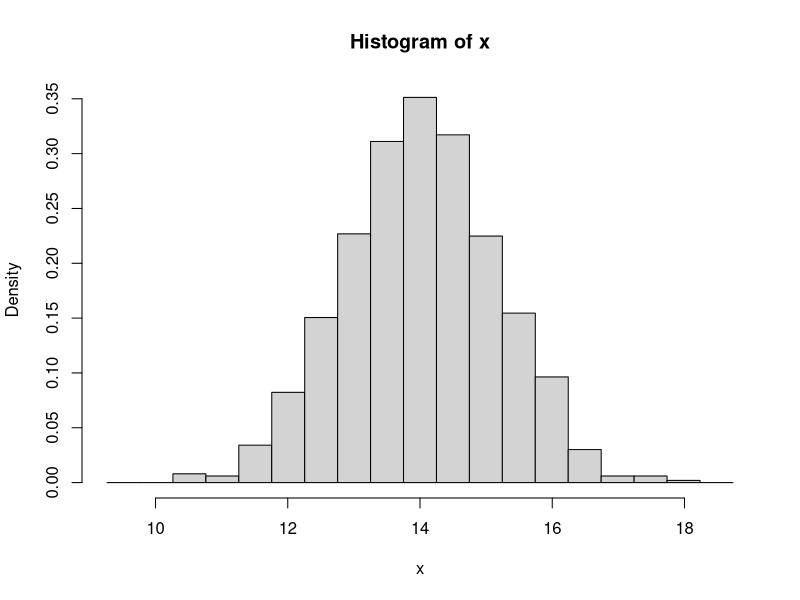
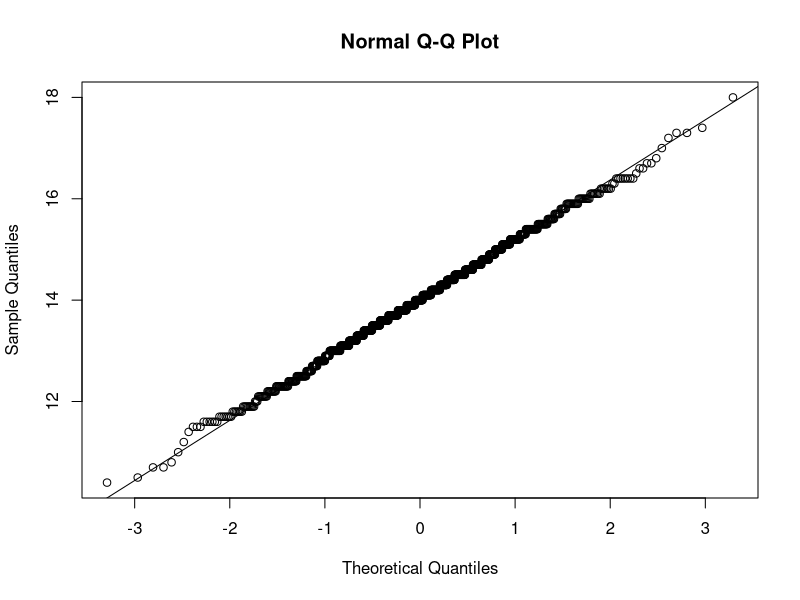
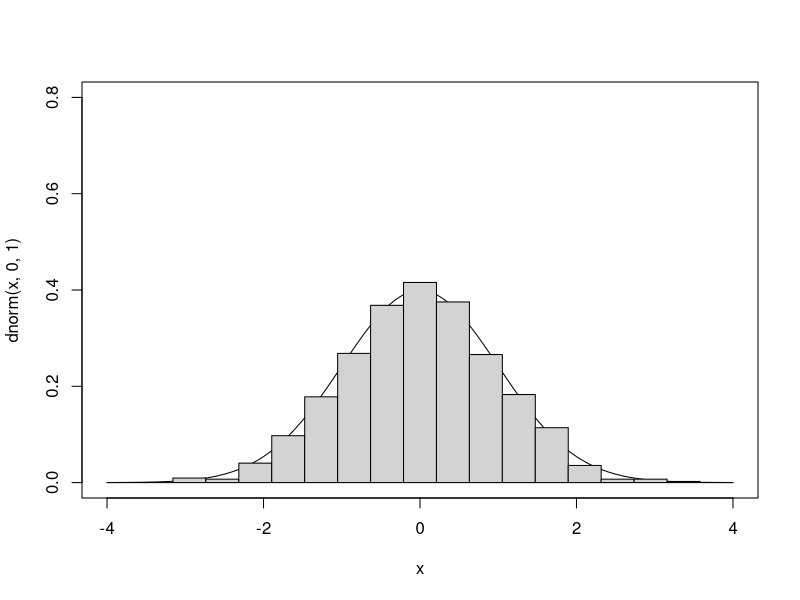
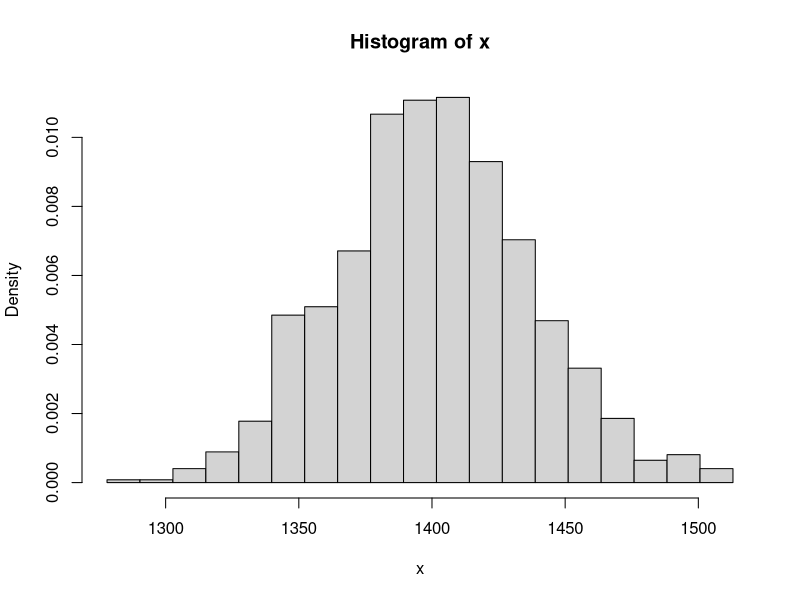
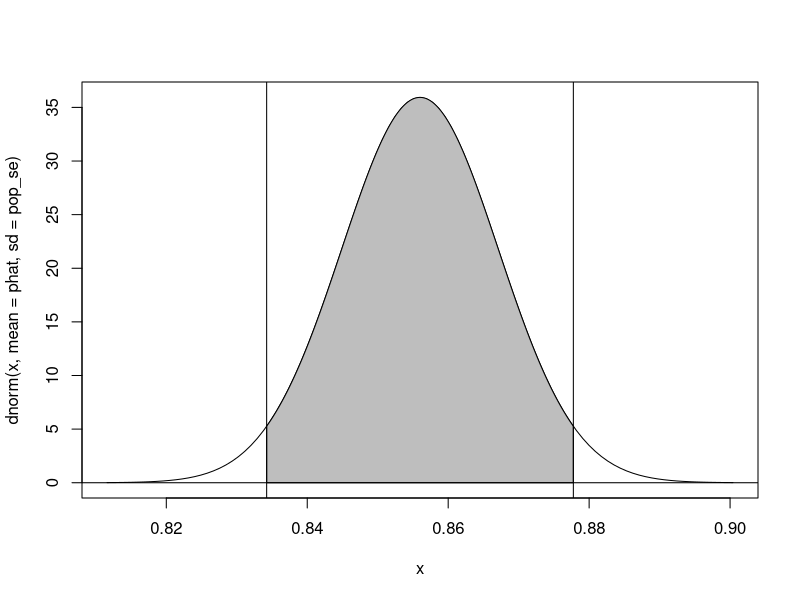
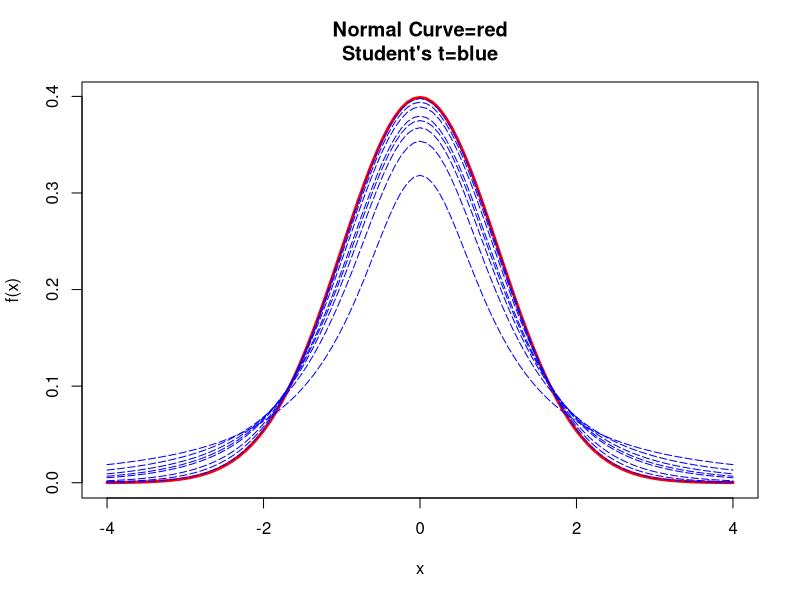

Write R code to recreate these figures, in order.
## ---- chunk 1
n <- 1000
mu <- 3.5 #mean
sigma <- 4 #standard deviation 
v <- rnorm(n, mu, sigma) #made a vector with rnorm(normal distribution)
s <- sample(v, size = 30, replace = FALSE) #generated 30 random samples from the vector
m <- mean(s) #calculated mean
m

sd <- sd(s) #standard deviation of s
sd

sem <- sd(s)/sqrt(length(s)) #standard error of the mean
sem

lower <- m - qnorm(1 -  0.05/2) * sem  # (1-alpha)/2 each in the upper and lower tails of the distribution
upper <- m + qnorm(1 - 0.05/2) * sem  # (1-alpha)/2 each in the upper and lower tails of the distribution
ci <- c(lower, upper)
ci
## ---- chunk 2
lambda <- 14
n <- 10
pop_se <- sqrt(lambda/n)  # the estimated SE
pop_se

x <- NULL
for (i in 1:1000) {
    x[i] <- mean(rpois(n = n, lambda = lambda))
}
hist(x, breaks = seq(from = lambda - 4 * sqrt(lambda)/sqrt(n), to = lambda +
    4 * sqrt(lambda)/sqrt(n), length.out = 20), probability = TRUE)

sd <- sd(x)  # st dev of the sampling distribution
sd

qqnorm(x)
qqline(x)

curve(dnorm(x, 0, 1), -4, 4, ylim = c(0, 0.8))
z <- (x - lambda)/pop_se
hist(z, breaks = seq(from = -4, to = 4, length.out = 20), probability = TRUE,
    add = TRUE)

n<- 100
x <- NULL
for (i in 1:1000) {
    x[i] <- sum(rpois(n = n, lambda = lambda))
}
hist(x, breaks = seq(min(x), max(x), length.out = 20), probability = TRUE)
## ---- chunk 3
#Suppose a polling group in the Massachusetts is interested in the proportion of voting-age citizens in their state that already know they will vote for Elizabeth Warren in the upcoming November 5, 2024 general elections (don’t forget to vote!). The group obtains a yes or no answer from 1000 suitable randomly selected individuals. Of these individuals, 856 say they know they’ll vote for Senator Warren. How would we characterize the mean and variability associated with this proportion?

n <- 1000
x <- 856
phat <- x/n  # our estimate of pi
phat
n * phat
n * (1 - phat)
pop_se <- sqrt((phat) * (1 - phat)/n)
curve(dnorm(x, mean = phat, sd = pop_se), phat - 4 * pop_se, phat + 4 * pop_se)
upper <- phat + qnorm(0.975) * pop_se
lower <- phat - qnorm(0.975) * pop_se
ci <- c(lower, upper)
polygon(cbind(c(ci[1], seq(from = ci[1], to = ci[2], length.out = 1000), ci[2]),
    c(0, dnorm(seq(from = ci[1], to = ci[2], length.out = 1000), mean = phat,
        sd = pop_se), 0)), border = "black", col = "gray")
abline(v = ci)
abline(h = 0)
## ---- chunk 4
mu <- 0
sigma <- 1
curve(dnorm(x, mu, 1), mu - 4 * sigma, mu + 4 * sigma, main = "Normal Curve=red\nStudent's t=blue",
    xlab = "x", ylab = "f(x)", col = "red", lwd = 3)
for (i in c(1, 2, 3, 4, 5, 10, 20, 100)) {
    curve(dt(x, df = i), mu - 4 * sigma, mu + 4 * sigma, main = "T Curve", xlab = "x",
        ylab = "f(x)", add = TRUE, col = "blue", lty = 5)
}

n <- 1e+05
mu <- 3.5
sigma <- 4
x <- rnorm(n, mu, sigma)
sample_size <- 30
s <- sample(x, size = sample_size, replace = FALSE)
m <- mean(s)
m

sd <- sd(s)
sd
sem <- sd(s)/sqrt(length(s))
sem
lower <- m - qnorm(1 - 0.05/2) * sem  # (1-alpha)/2 each in the upper and lower tails of the distribution
upper <- m + qnorm(1 - 0.05/2) * sem  # (1-alpha)/2 each in the upper and lower tails of the distribution
ci_norm <- c(lower, upper)
ci_norm
lower <- m - qt(1 - 0.05/2, df = sample_size - 1) * sem  # (1-alpha)/2 each in the upper and lower tails of the distribution
upper <- m + qt(1 - 0.05/2, df = sample_size - 1) * sem  # (1-alpha)/2 each in the upper and lower tails of the distribution
ci_t <- c(lower, upper)
ci_t

sample_size <- 5
s <- sample(x, size = sample_size, replace = FALSE)
m <- mean(s)
m
sd <- sd(s)
sd
sem <- sd(s)/sqrt(length(s))
sem

lower <- m - qnorm(1 - 0.05/2) * sem  # (1-alpha)/2 each in the upper and lower tails of the distribution
upper <- m + qnorm(1 - 0.05/2) * sem  # (1-alpha)/2 each in the upper and lower tails of the distribution
ci_norm <- c(lower, upper)
ci_norm

lower <- m - qt(1 - 0.05/2, df = sample_size - 1) * sem  # (1-alpha)/2 each in the upper and lower tails of the distribution
upper <- m + qt(1 - 0.05/2, df = sample_size - 1) * sem  # (1-alpha)/2 each in the upper and lower tails of the distribution
ci_t <- c(lower, upper)
ci_t
